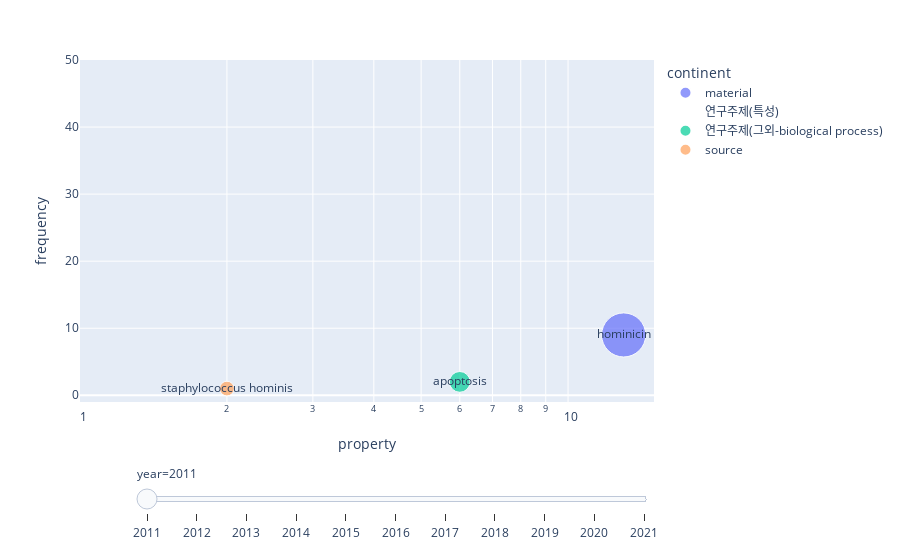

Write notebook code for a chart like this one.
### Code cell
import plotly.express as px

df = px.data.gapminder()
fig = px.scatter(test_data, x="property", y="frequency", animation_frame="year", animation_group="country",
           size="pop", color="continent", hover_name="country",
            text = "text",
           log_x=True, size_max=55, range_x=[1,15], range_y=[-1,50])

fig["layout"].pop("updatemenus") # optional, drop animation buttons
fig.show()

### Figure 1 — Plotly figure (JSON) as saved in the notebook; plotly's stock layout.template omitted (floating-point values rounded to 4 significant figures)
{"data": [{"hovertemplate": "<b>%{hovertext}</b><br><br>continent=material<br>year=2011<br>property=%{x}<br>frequency=%{y}<br>pop=%{marker.size}<br>text=%{text}<extra></extra>", "hovertext": ["material"], "ids": ["material"], "legendgroup": "material", "marker": {"color": "#636efa", "size": [45], "sizemode": "area", "sizeref": 0.04628, "symbol": "circle"}, "mode": "markers+text", "name": "material", "orientation": "v", "showlegend": true, "text": ["hominicin"], "type": "scatter", "x": [13], "xaxis": "x", "y": [9], "yaxis": "y"}, {"hovertemplate": "<b>%{hovertext}</b><br><br>continent=연구주제(특성)<br>year=2011<br>property=%{x}<br>frequency=%{y}<br>pop=%{marker.size}<br>text=%{text}<extra></extra>", "hovertext": ["연구주제"], "ids": ["연구주제"], "legendgroup": "연구주제(특성)", "marker": {"color": "#EF553B", "size": [0], "sizemode": "area", "sizeref": 0.04628, "symbol": "circle"}, "mode": "markers+text", "name": "연구주제(특성)", "orientation": "v", "showlegend": true, "text": [null], "type": "scatter", "x": [10], "xaxis": "x", "y": [0], "yaxis": "y"}, {"hovertemplate": "<b>%{hovertext}</b><br><br>continent=연구주제(그외-biological process)<br>year=2011<br>property=%{x}<br>frequency=%{y}<br>pop=%{marker.size}<br>text=%{text}<extra></extra>", "hovertext": ["연구주제"], "ids": ["연구주제"], "legendgroup": "연구주제(그외-biological process)", "marker": {"color": "#00cc96", "size": [10], "sizemode": "area", "sizeref": 0.04628, "symbol": "circle"}, "mode": "markers+text", "name": "연구주제(그외-biological process)", "orientation": "v", "showlegend": true, "text": ["apoptosis"], "type": "scatter", "x": [6], "xaxis": "x", "y": [2], "yaxis": "y"}, {"hovertemplate": "<b>%{hovertext}</b><br><br>continent=source<br>year=2011<br>property=%{x}<br>frequency=%{y}<br>pop=%{marker.size}<br>text=%{text}<extra></extra>", "hovertext": ["source"], "ids": ["source"], "legendgroup": "source", "marker": {"color": "#FFA15A", "size": [5], "sizemode": "area", "sizeref": 0.04628, "symbol": "circle"}, "mode": "markers+text", "name": "source", "orientation": "v", "showlegend": true, "text": ["staphylococcus hominis"], "type": "scatter", "x": [2], "xaxis": "x", "y": [1], "yaxis": "y"}], "layout": {"legend": {"itemsizing": "constant", "title": {"text": "continent"}, "tracegroupgap": 0}, "margin": {"t": 60}, "sliders": [{"active": 0, "currentvalue": {"prefix": "year="}, "len": 0.9, "pad": {"b": 10, "t": 60}, "steps": [{"args": [["2011"], {"frame": {"duration": 0, "redraw": false}, "fromcurrent": true, "mode": "immediate", "transition": {"duration": 0, "easing": "linear"}}], "label": "2011", "method": "animate"}, {"args": [["2012"], {"frame": {"duration": 0, "redraw": false}, "fromcurrent": true, "mode": "immediate", "transition": {"duration": 0, "easing": "linear"}}], "label": "2012", "method": "animate"}, {"args": [["2013"], {"frame": {"duration": 0, "redraw": false}, "fromcurrent": true, "mode": "immediate", "transition": {"duration": 0, "easing": "linear"}}], "label": "2013", "method": "animate"}, {"args": [["2014"], {"frame": {"duration": 0, "redraw": false}, "fromcurrent": true, "mode": "immediate", "transition": {"duration": 0, "easing": "linear"}}], "label": "2014", "method": "animate"}, {"args": [["2015"], {"frame": {"duration": 0, "redraw": false}, "fromcurrent": true, "mode": "immediate", "transition": {"duration": 0, "easing": "linear"}}], "label": "2015", "method": "animate"}, {"args": [["2016"], {"frame": {"duration": 0, "redraw": false}, "fromcurrent": true, "mode": "immediate", "transition": {"duration": 0, "easing": "linear"}}], "label": "2016", "method": "animate"}, {"args": [["2017"], {"frame": {"duration": 0, "redraw": false}, "fromcurrent": true, "mode": "immediate", "transition": {"duration": 0, "easing": "linear"}}], "label": "2017", "method": "animate"}, {"args": [["2018"], {"frame": {"duration": 0, "redraw": false}, "fromcurrent": true, "mode": "immediate", "transition": {"duration": 0, "easing": "linear"}}], "label": "2018", "method": "animate"}, {"args": [["2019"], {"frame": {"duration": 0, "redraw": false}, "fromcurrent": true, "mode": "immediate", "transition": {"duration": 0, "easing": "linear"}}], "label": "2019", "method": "animate"}, {"args": [["2020"], {"frame": {"duration": 0, "redraw": false}, "fromcurrent": true, "mode": "immediate", "transition": {"duration": 0, "easing": "linear"}}], "label": "2020", "method": "animate"}, {"args": [["2021"], {"frame": {"duration": 0, "redraw": false}, "fromcurrent": true, "mode": "immediate", "transition": {"duration": 0, "easing": "linear"}}], "label": "2021", "method": "animate"}], "x": 0.1, "xanchor": "left", "y": 0, "yanchor": "top"}], "xaxis": {"anchor": "y", "domain": [0, 1], "range": [0, 1.176], "title": {"text": "property"}, "type": "log"}, "yaxis": {"anchor": "x", "domain": [0, 1], "range": [-1, 50], "title": {"text": "frequency"}}}}
